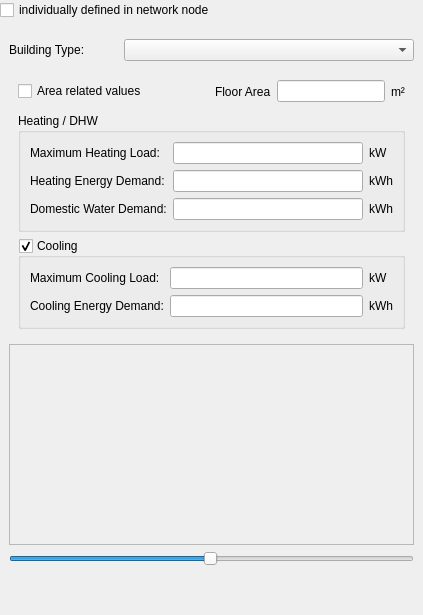
         <widget class="QWidget" name="pageHeatLossSpline">
          <property name="sizePolicy">
           <sizepolicy hsizetype="Preferred" vsizetype="Preferred">
            <horstretch>0</horstretch>
            <verstretch>1</verstretch>
           </sizepolicy>
          </property>
          <layout class="QVBoxLayout" name="verticalLayoutPageHeatLossSpline">
           <property name="spacing">
            <number>10</number>
           </property>
           <property name="leftMargin">
            <number>0</number>
           </property>
           <property name="topMargin">
            <number>0</number>
           </property>
           <property name="rightMargin">
            <number>0</number>
           </property>
           <property name="bottomMargin">
            <number>0</number>
           </property>
           <item>
            <widget class="QCheckBox" name="checkBoxHeatLossSplineDemandCurveDefinition">
             <property name="text">
              <string>individually defined in network node</string>
             </property>
            </widget>
           </item>
           <item>
            <widget class="QWidget" name="widgetDefineHeatExchangeSpline" native="true">
             <layout class="QVBoxLayout" name="verticalLayout_8">
              <item>
               <layout class="QHBoxLayout" name="horizontalLayout_2">
                <item>
                 <widget class="QLabel" name="labelHeatLossSplineUserBuildingType">
                  <property name="maximumSize">
                   <size>
                    <width>109</width>
                    <height>16777215</height>
                   </size>
                  </property>
                  <property name="text">
                   <string>Building Type:</string>
                  </property>
                 </widget>
                </item>
                <item>
                 <widget class="QComboBox" name="comboBoxHeatLossSplineUserBuildingType"/>
                </item>
               </layout>
              </item>
              <item>
               <widget class="QStackedWidget" name="stackedWidget">
                <property name="currentIndex">
                 <number>0</number>
                </property>
                <widget class="QWidget" name="page">
                 <layout class="QVBoxLayout" name="verticalLayout_6">
                  <item>
                   <layout class="QHBoxLayout" name="horizontalLayoutHeatLossSplineFloorArea">
                    <item>
                     <widget class="QCheckBox" name="checkBoxUseAreaRelatedValues">
                      <property name="text">
                       <string>Area related values</string>
                      </property>
                     </widget>
                    </item>
                    <item>
                     <spacer name="horizontalSpacer">
                      <property name="orientation">
                       <enum>Qt::Horizontal</enum>
                      </property>
                      <property name="sizeHint" stdset="0">
                       <size>
                        <width>40</width>
                        <height>20</height>
                       </size>
                      </property>
                     </spacer>
                    </item>
                    <item>
                     <widget class="QLabel" name="labelHeatLossSplineFloorArea">
                      <property name="text">
                       <string>Floor Area</string>
                      </property>
                     </widget>
                    </item>
                    <item>
                     <widget class="QtExt::ValidatingLineEdit" name="lineEditHeatLossSplineFloorArea"/>
                    </item>
                    <item>
                     <widget class="QLabel" name="labelHeatLossSplineFloorAreaUnit">
                      <property name="text">
                       <string>m²</string>
                      </property>
                     </widget>
                    </item>
                   </layout>
                  </item>
                  <item>
                   <widget class="QGroupBox" name="groupBoxHeating">
                    <property name="title">
                     <string>Heating / DHW</string>
                    </property>
                    <layout class="QGridLayout" name="gridLayout">
                     <item row="1" column="0">
                      <widget class="QLabel" name="label_3">
                       <property name="text">
                        <string>Heating Energy Demand:</string>
                       </property>
                      </widget>
                     </item>
                     <item row="2" column="0">
                      <widget class="QLabel" name="labelHeatLossSplineDomesticHotWaterDemand">
                       <property name="text">
                        <string>Domestic Water Demand:</string>
                       </property>
                      </widget>
                     </item>
                     <item row="1" column="1">
                      <widget class="QtExt::ValidatingLineEdit" name="lineEditHeatingEnergyDemand"/>
                     </item>
                     <item row="0" column="2">
                      <widget class="QLabel" name="label_2">
                       <property name="text">
                        <string>kW</string>
                       </property>
                      </widget>
                     </item>
                     <item row="0" column="1">
                      <widget class="QtExt::ValidatingLineEdit" name="lineEditMaxHeatingLoad"/>
                     </item>
                     <item row="0" column="0">
                      <widget class="QLabel" name="label">
                       <property name="text">
                        <string>Maximum Heating Load:</string>
                       </property>
                      </widget>
                     </item>
                     <item row="2" column="1">
                      <widget class="QtExt::ValidatingLineEdit" name="lineEditHeatLossSplineDomesticHotWaterDemand"/>
                     </item>
                     <item row="2" column="2">
                      <widget class="QLabel" name="label_9">
                       <property name="text">
                        <string>kWh</string>
                       </property>
                      </widget>
                     </item>
                     <item row="1" column="2">
                      <widget class="QLabel" name="label_4">
                       <property name="text">
                        <string>kWh</string>
                       </property>
                      </widget>
                     </item>
                    </layout>
                   </widget>
                  </item>
                  <item>
                   <widget class="QGroupBox" name="groupBoxCooling">
                    <property name="title">
                     <string>Cooling</string>
                    </property>
                    <property name="checkable">
                     <bool>true</bool>
                    </property>
                    <layout class="QGridLayout" name="gridLayout_3">
                     <item row="0" column="1">
                      <widget class="QtExt::ValidatingLineEdit" name="lineEditMaxHeatingLoad_2"/>
                     </item>
                     <item row="0" column="0">
                      <widget class="QLabel" name="label_5">
                       <property name="text">
                        <string>Maximum Cooling Load:</string>
                       </property>
                      </widget>
                     </item>
                     <item row="0" column="2">
                      <widget class="QLabel" name="label_6">
                       <property name="text">
                        <string>kW</string>
                       </property>
                      </widget>
                     </item>
                     <item row="1" column="0">
                      <widget class="QLabel" name="label_7">
                       <property name="text">
                        <string>Cooling Energy Demand:</string>
                       </property>
                      </widget>
                     </item>
                     <item row="1" column="1">
                      <widget class="QtExt::ValidatingLineEdit" name="lineEditHeatingEnergyDemand_2"/>
                     </item>
                     <item row="1" column="2">
                      <widget class="QLabel" name="label_8">
                       <property name="text">
                        <string>kWh</string>
                       </property>
                      </widget>
                     </item>
                    </layout>
                   </widget>
                  </item>
                 </layout>
                </widget>
                <widget class="QWidget" name="page_2">
                 <layout class="QVBoxLayout" name="verticalLayout_9">
                  <item>
                   <layout class="QHBoxLayout" name="horizontalLayout_3">
                    <item>
                     <widget class="QLabel" name="label_10">
                      <property name="text">
                       <string>Filepath</string>
                      </property>
                     </widget>
                    </item>
                    <item>
                     <widget class="QLineEdit" name="lineEdit"/>
                    </item>
                   </layout>
                  </item>
                  <item>
                   <spacer name="verticalSpacer">
                    <property name="orientation">
                     <enum>Qt::Vertical</enum>
                    </property>
                    <property name="sizeHint" stdset="0">
                     <size>
                      <width>20</width>
                      <height>231</height>
                     </size>
                    </property>
                   </spacer>
                  </item>
                 </layout>
                </widget>
               </widget>
              </item>
              <item>
               <widget class="QwtPlot" name="widgetPlotHeatLossSpline">
                <property name="sizePolicy">
                 <sizepolicy hsizetype="Preferred" vsizetype="MinimumExpanding">
                  <horstretch>0</horstretch>
                  <verstretch>0</verstretch>
                 </sizepolicy>
                </property>
                <property name="minimumSize">
                 <size>
                  <width>405</width>
                  <height>201</height>
                 </size>
                </property>
                <property name="frameShape">
                 <enum>QFrame::StyledPanel</enum>
                </property>
                <property name="frameShadow">
                 <enum>QFrame::Raised</enum>
                </property>
               </widget>
              </item>
              <item>
               <widget class="QSlider" name="horizontalSliderHeatLossSplinePlot">
                <property name="minimum">
                 <number>1</number>
                </property>
                <property name="maximum">
                 <number>200</number>
                </property>
                <property name="value">
                 <number>100</number>
                </property>
                <property name="orientation">
                 <enum>Qt::Horizontal</enum>
                </property>
               </widget>
              </item>
              <item>
               <spacer name="verticalSpacerHeatLossSpline">
                <property name="orientation">
                 <enum>Qt::Vertical</enum>
                </property>
                <property name="sizeHint" stdset="0">
                 <size>
                  <width>20</width>
                  <height>40</height>
                 </size>
                </property>
               </spacer>
              </item>
             </layout>
            </widget>
           </item>
          </layout>
         </widget>
